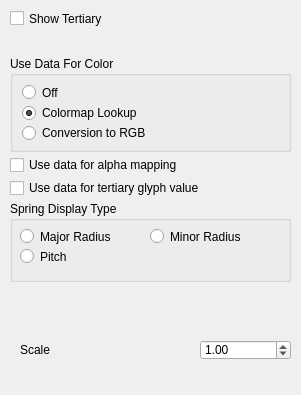
<?xml version="1.0" encoding="UTF-8"?>
<ui version="4.0">
 <class>ShowFieldGlyphsTertiaryTabDialog</class>
 <widget class="QWidget" name="ShowFieldGlyphsTertiaryTabDialog">
  <property name="geometry">
   <rect>
    <x>0</x>
    <y>0</y>
    <width>301</width>
    <height>395</height>
   </rect>
  </property>
  <property name="sizePolicy">
   <sizepolicy hsizetype="Expanding" vsizetype="Expanding">
    <horstretch>0</horstretch>
    <verstretch>0</verstretch>
   </sizepolicy>
  </property>
  <property name="minimumSize">
   <size>
    <width>250</width>
    <height>395</height>
   </size>
  </property>
  <property name="font">
   <font>
    <weight>50</weight>
    <bold>false</bold>
   </font>
  </property>
  <property name="windowTitle">
   <string>Tertiary</string>
  </property>
  <widget class="QCheckBox" name="showTertiaryCheckBox_">
   <property name="geometry">
    <rect>
     <x>10</x>
     <y>10</y>
     <width>281</width>
     <height>17</height>
    </rect>
   </property>
   <property name="sizePolicy">
    <sizepolicy hsizetype="Minimum" vsizetype="Fixed">
     <horstretch>0</horstretch>
     <verstretch>0</verstretch>
    </sizepolicy>
   </property>
   <property name="minimumSize">
    <size>
     <width>0</width>
     <height>0</height>
    </size>
   </property>
   <property name="text">
    <string>Show Tertiary</string>
   </property>
  </widget>
  <widget class="QGroupBox" name="groupBox_3">
   <property name="geometry">
    <rect>
     <x>10</x>
     <y>201</y>
     <width>281</width>
     <height>81</height>
    </rect>
   </property>
   <property name="title">
    <string>Spring Display Type</string>
   </property>
   <widget class="QRadioButton" name="majorRadiusRButton_">
    <property name="geometry">
     <rect>
      <x>10</x>
      <y>25</y>
      <width>111</width>
      <height>21</height>
     </rect>
    </property>
    <property name="text">
     <string>Major Radius</string>
    </property>
   </widget>
   <widget class="QRadioButton" name="minorRadiusRButton_">
    <property name="geometry">
     <rect>
      <x>140</x>
      <y>25</y>
      <width>131</width>
      <height>21</height>
     </rect>
    </property>
    <property name="text">
     <string>Minor Radius</string>
    </property>
   </widget>
   <widget class="QRadioButton" name="pitchRButton_">
    <property name="geometry">
     <rect>
      <x>10</x>
      <y>45</y>
      <width>111</width>
      <height>21</height>
     </rect>
    </property>
    <property name="text">
     <string>Pitch</string>
    </property>
   </widget>
  </widget>
  <widget class="QCheckBox" name="tertiaryAlphaMappingCheckBox_">
   <property name="geometry">
    <rect>
     <x>10</x>
     <y>155</y>
     <width>281</width>
     <height>20</height>
    </rect>
   </property>
   <property name="minimumSize">
    <size>
     <width>0</width>
     <height>20</height>
    </size>
   </property>
   <property name="text">
    <string>Use data for alpha mapping</string>
   </property>
  </widget>
  <widget class="QCheckBox" name="tertiaryGlyphValueCheckBox_">
   <property name="geometry">
    <rect>
     <x>10</x>
     <y>178</y>
     <width>281</width>
     <height>20</height>
    </rect>
   </property>
   <property name="minimumSize">
    <size>
     <width>0</width>
     <height>20</height>
    </size>
   </property>
   <property name="text">
    <string>Use data for tertiary glyph value</string>
   </property>
  </widget>
  <widget class="QGroupBox" name="groupBox_9">
   <property name="enabled">
    <bool>true</bool>
   </property>
   <property name="geometry">
    <rect>
     <x>10</x>
     <y>56</y>
     <width>281</width>
     <height>96</height>
    </rect>
   </property>
   <property name="title">
    <string>Use Data For Color</string>
   </property>
   <layout class="QVBoxLayout" name="verticalLayout_11">
    <item>
     <widget class="QRadioButton" name="defaultTertiaryColoringRButton_">
      <property name="text">
       <string>Off</string>
      </property>
     </widget>
    </item>
    <item>
     <widget class="QRadioButton" name="colormapLookupTertiaryColoringRButton_">
      <property name="text">
       <string>Colormap Lookup</string>
      </property>
      <property name="checked">
       <bool>true</bool>
      </property>
     </widget>
    </item>
    <item>
     <widget class="QRadioButton" name="conversionRGBTertiaryColoringRButton_">
      <property name="text">
       <string>Conversion to RGB</string>
      </property>
     </widget>
    </item>
   </layout>
  </widget>
  <widget class="QDoubleSpinBox" name="tertiaryScaleSpinBox_">
   <property name="enabled">
    <bool>true</bool>
   </property>
   <property name="geometry">
    <rect>
     <x>200</x>
     <y>340</y>
     <width>91</width>
     <height>20</height>
    </rect>
   </property>
   <property name="minimum">
    <double>0.010000000000000</double>
   </property>
   <property name="maximum">
    <double>100.000000000000000</double>
   </property>
   <property name="value">
    <double>1.000000000000000</double>
   </property>
  </widget>
  <widget class="QLabel" name="label_10">
   <property name="geometry">
    <rect>
     <x>20</x>
     <y>340</y>
     <width>112</width>
     <height>20</height>
    </rect>
   </property>
   <property name="text">
    <string>Scale</string>
   </property>
  </widget>
 </widget>
 <resources/>
 <connections/>
</ui>
